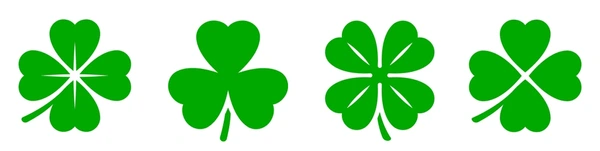
#> input picture Cloverleaf Bridge/data/cloverleaves.webp, 600 x 151 px
$ python -i detection.py   (imports and definitions only)
#> lines starting #> are read from the running program, lines starting #| are printed output that depends on the picture; after the words box and inside, x2 and y2 are one past the last pixel; in counts of white or black regions, pixels touching at a corner belong together
### Cloverleaf Bridge/src/utils.py
from enum import Enum
import logging
import os

import cv2
import numpy as np
import matplotlib.pyplot as plt


def get_save_path() -> str:
    return "res"


class Colour(Enum):
    RED = "RED"
    BLUE = "BLUE"
    GREEN = "GREEN"


# [20 lines left out: functions load_image, load_cloverfield_image, not called in this run]


def show_image(img: np.ndarray, title: str, save: bool, **im_kwargs) -> None:
    logging.info(f"showing image - title: {title} ... ")
    plt.imshow(img, **im_kwargs)
    plt.title(title)
    plt.show(block=True)

    if not save:
        return

    file_path = os.path.join(get_save_path(), f"{title}.png")
    plt.imsave(file_path, img, **im_kwargs)
    logging.info(f"saved image to {file_path}")

### Cloverleaf Bridge/src/detection.py
import logging
import math
from typing import Optional

import cv2
from cv2.typing import MatLike
import numpy as np

from src.utils import show_image


def preprocess_image(img: np.ndarray) -> np.ndarray:
    logging.info("pre-processing image for further analysis ... ")

    L = np.iinfo(img.dtype).max + 1
#> L = 256

    out = cv2.cvtColor(img, cv2.COLOR_RGB2GRAY)
    show_image(out, "processing - gray", True, cmap="gray")
#> in show_image, `plt.imsave(file_path, img, **im_kwargs)`:
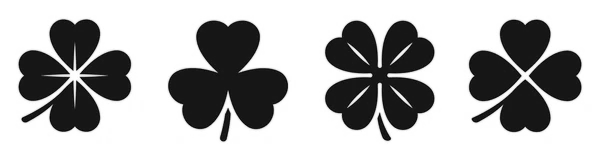
#> saved as processing - gray.png: shape (151, 600, 3); min 0, max 255, mean 172.7

    out = cv2.GaussianBlur(out, (5, 5), 0)  # kernel size, sigma
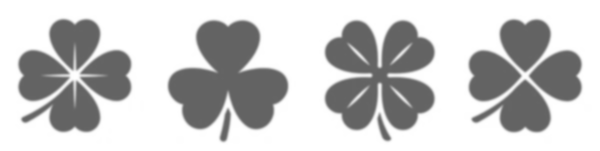
#> out: shape (151, 600); min 98, max 255, mean 199.8
    show_image(out, "processing - blurred", True, cmap="gray")
#> call 2 of show_image, with title = 'processing - blurred', save = True
#> in show_image (call 2), `plt.imsave(file_path, img, **im_kwargs)`:
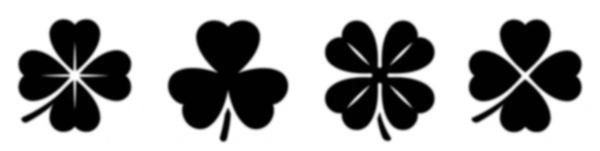
#> saved as processing - blurred.png: shape (151, 600, 3); min 0, max 255, mean 165.3

    _, out = cv2.threshold(out, 0, L, cv2.THRESH_BINARY + cv2.THRESH_OTSU)
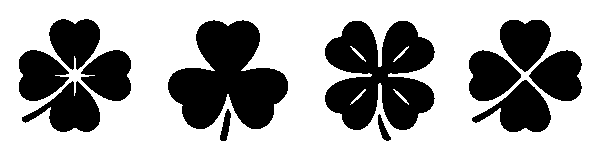
#> out: shape (151, 600); 64.6% white; 12 black regions, largest, box (x1, y1, x2, y2) and area: (325, 21, 435, 130) 8307, (168, 20, 288, 129) 8058, (472, 80, 551, 132) 2106
    show_image(out, "processing - thresholded", True, cmap="gray")

    kernel = cv2.getStructuringElement(cv2.MORPH_ELLIPSE, (7, 7))

    out = cv2.morphologyEx(out, cv2.MORPH_CLOSE, kernel, iterations=1)
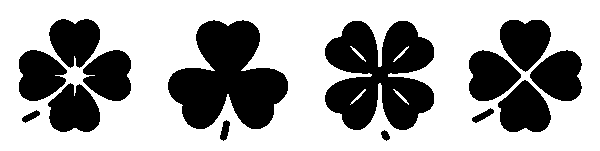
#> out: shape (151, 600); 64.9% white; 14 black regions, largest, box (x1, y1, x2, y2) and area: (325, 21, 434, 130) 8299, (168, 20, 288, 129) 8055, (498, 80, 551, 132) 1931
    show_image(out, "processing - morphed - close", True, cmap="gray")

    out = cv2.morphologyEx(out, cv2.MORPH_OPEN, kernel, iterations=1)
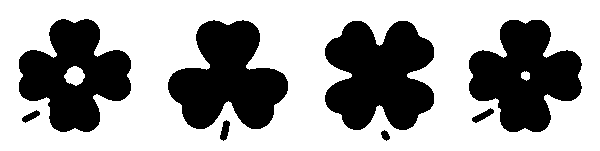
#> out: shape (151, 600); 63.4% white; 8 black regions, largest, box (x1, y1, x2, y2) and area: (325, 21, 434, 130) 8857, (168, 20, 288, 129) 8126, (469, 20, 582, 132) 7993
    show_image(out, "processing - morphed - open", True, cmap="gray")

    out = cv2.dilate(out, kernel, iterations=2)
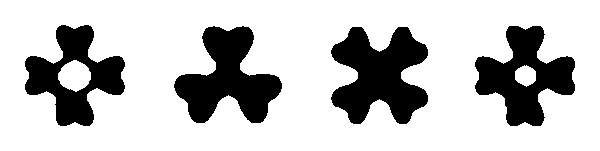
#> out: shape (151, 600); 76.4% white; 4 black regions, box (x1, y1, x2, y2) and area: (331, 27, 428, 124) 6057, (174, 26, 282, 123) 5506, (475, 26, 575, 126) 5106, (25, 25, 125, 126) 4694
    show_image(out, "processing - dilated", True, cmap="gray")

    return out


# [112 lines left out: functions detect_cloverleaves, find_circles, mark_circles, not called in this run]

>>> import cv2
>>> picture = cv2.cvtColor(cv2.imread('../data/cloverleaves.webp'), cv2.COLOR_BGR2RGB)
>>> result = preprocess_image(picture)
